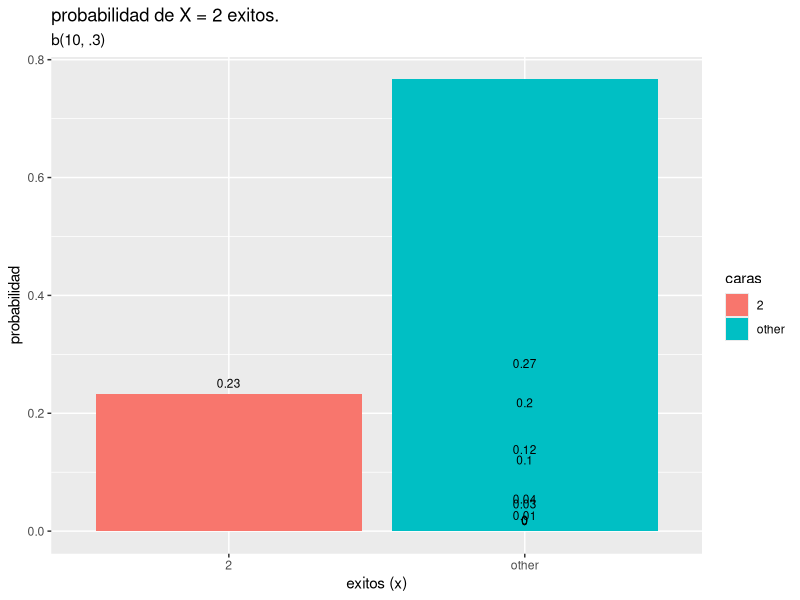
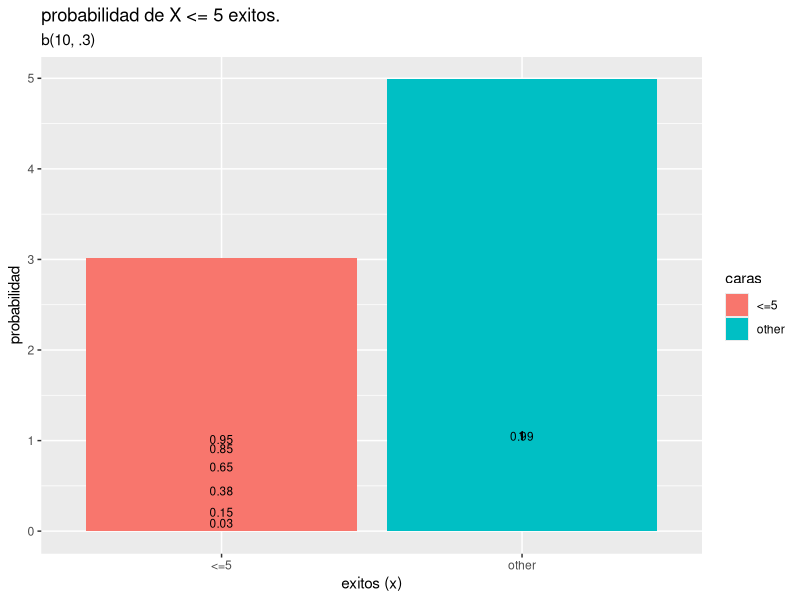
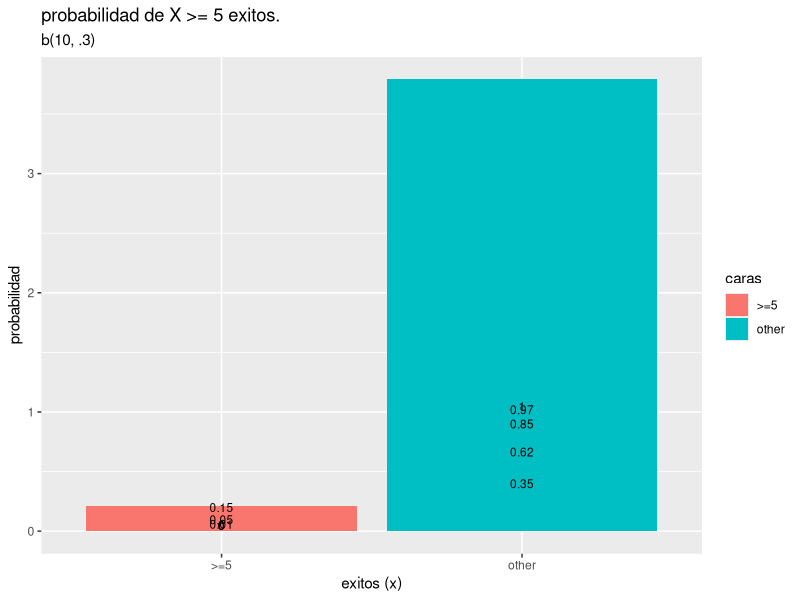
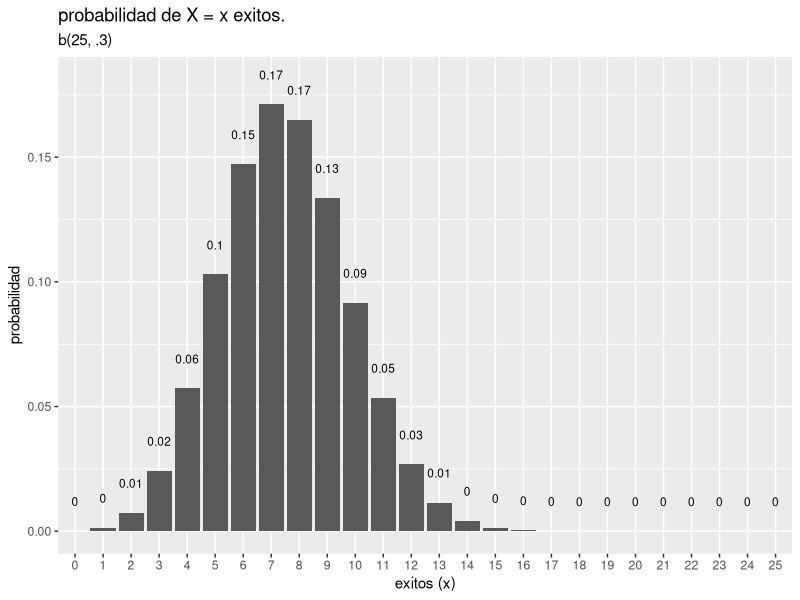

The R source for these figures, in order:
library(dplyr)
library(ggplot2)
library(scales)


# exacta
dbinom(x = 2, size = 10, prob = 0.3)

# simulada
mean(rbinom(n = 10000, size = 10, prob = 0.3) == 2)


data.frame(caras = 0:10, prob = dbinom(x = 0:10, size = 10, prob = 0.3)) %>%
  mutate(caras = ifelse(caras == 2, "2", "other")) %>%
  ggplot(aes(x = factor(caras), y = prob, fill = caras)) +
  geom_col() +
  geom_text(
    aes(label = round(prob,2), y = prob + 0.01),
    position = position_dodge(0.9),
    size = 3,
    vjust = 0
  ) +
  labs(title = "probabilidad de X = 2 exitos.",
       subtitle = "b(10, .3)",
       x = "exitos (x)",
       y = "probabilidad") 




# Ejemplo
# Cual es la probabilidad de <=5 caras en 10 lanzamientos de monedas donde probabilidad de caras is 0.3?

# exacta
pbinom(q = 5, size = 10, p = 0.3, lower.tail = TRUE)
mean(rbinom(n = 10000, size = 10, prob = 0.3) <= 5)


data.frame(caras = 0:10, 
           pmf = dbinom(x = 0:10, size = 10, prob = 0.3),
           cdf = pbinom(q = 0:10, size = 10, prob = 0.3, 
                        lower.tail = TRUE)) %>%
  mutate(caras = ifelse(caras <= 5, "<=5", "other")) %>%
  ggplot(aes(x = factor(caras), y = cdf, fill = caras)) +
  geom_col() +
  geom_text(
    aes(label = round(cdf,2), y = cdf + 0.01),
    position = position_dodge(0.9),
    size = 3,
    vjust = 0
  ) +
  labs(title = "probabilidad de X <= 5 exitos.",
       subtitle = "b(10, .3)",
       x = "exitos (x)",
       y = "probabilidad") 


# Ejemplo
# Cual es la probabilidad de >=5 caras en 10 lanzamientos de monedas donde probabilidad de caras is 0.3?

# exacta
pbinom(q = 4, size = 10, p = 0.3, lower.tail  = FALSE)

# simulada
mean(rbinom(n = 10000, size = 10, prob = 0.3) >= 5)

data.frame(caras = 0:10, 
           pmf = dbinom(x = 0:10, size = 10, prob = 0.3),
           cdf = pbinom(q = -1:9, size = 10, prob = 0.3, 
                        lower.tail = FALSE)) %>%
  mutate(caras = ifelse(caras >= 5, ">=5", "other")) %>%
  ggplot(aes(x = factor(caras), y = cdf, fill = caras)) +
  geom_col() +
  geom_text(
    aes(label = round(cdf,2), y = cdf + 0.01),
    position = position_dodge(0.9),
    size = 3,
    vjust = 0
  ) +
  labs(title = "probabilidad de X >= 5 exitos.",
       subtitle = "b(10, .3)",
       x = "exitos (x)",
       y = "probabilidad") 

# Ejemplo
# Cual es el valor esperado de caras en 25 lanzamientos de monedas donde probabilidad de caras is 0.3?
  
# exacta
25 * 0.3
mean(rbinom(n = 10000, size = 25, prob = .3))

# Variance
25 * 0.3 * (1 - 0.3)


var(rbinom(n = 10000, size = 25, prob = .3))


data.frame(caras = 0:25, 
           pmf = dbinom(x = 0:25, size = 25, prob = 0.3)) %>%
  ggplot(aes(x = factor(caras), y = pmf)) +
  geom_col() +
  geom_text(
    aes(label = round(pmf,2), y = pmf + 0.01),
    position = position_dodge(0.9),
    size = 3,
    vjust = 0
  ) +
  labs(title = "probabilidad de X = x exitos.",
       subtitle = "b(25, .3)",
       x = "exitos (x)",
       y = "probabilidad") 



# Ejemplo
# Asuma que X es una variable aleatoria b(10, .6)  y Y es una variable aleatoria b(10, .7) , y que ademas X y Y son independientes.
# Cual es la probabilidad de que una de las dos sea <=4?
  
  (x_le4 <- pbinom(q = 4, size = 10, prob = 0.6, lower.tail = TRUE))
## [1] 0.1662386
(y_le4 <- pbinom(q = 4, size = 10, prob = 0.7, lower.tail = TRUE))
## [1] 0.04734899
(x_or_y_le4 <- x_le4 + y_le4 - x_le4 * y_le4)
## [1] 0.2057164
